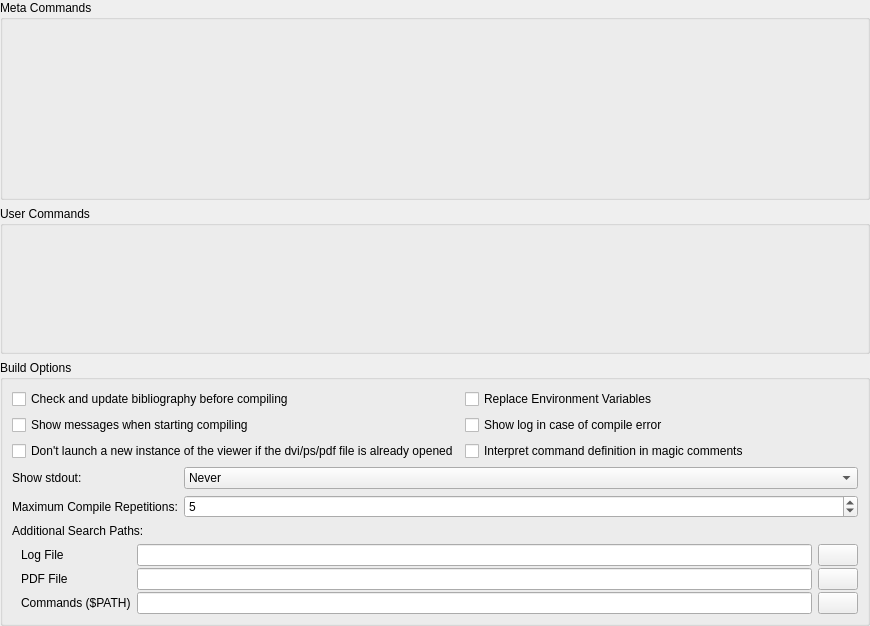
             <widget class="QWidget" name="scrollAreaBuildContents">
              <property name="geometry">
               <rect>
                <x>0</x>
                <y>0</y>
                <width>870</width>
                <height>626</height>
               </rect>
              </property>
              <layout class="QVBoxLayout" name="verticalLayout_17">
               <property name="leftMargin">
                <number>0</number>
               </property>
               <property name="topMargin">
                <number>0</number>
               </property>
               <property name="rightMargin">
                <number>0</number>
               </property>
               <property name="bottomMargin">
                <number>0</number>
               </property>
               <item>
                <widget class="QGroupBox" name="groupBoxMetaCommands">
                 <property name="sizePolicy">
                  <sizepolicy hsizetype="Preferred" vsizetype="Preferred">
                   <horstretch>0</horstretch>
                   <verstretch>0</verstretch>
                  </sizepolicy>
                 </property>
                 <property name="minimumSize">
                  <size>
                   <width>0</width>
                   <height>200</height>
                  </size>
                 </property>
                 <property name="baseSize">
                  <size>
                   <width>0</width>
                   <height>0</height>
                  </size>
                 </property>
                 <property name="title">
                  <string>Meta Commands</string>
                 </property>
                </widget>
               </item>
               <item>
                <widget class="QGroupBox" name="groupBoxUserCommands">
                 <property name="minimumSize">
                  <size>
                   <width>0</width>
                   <height>95</height>
                  </size>
                 </property>
                 <property name="title">
                  <string>User Commands</string>
                 </property>
                 <property name="alignment">
                  <set>Qt::AlignmentFlag::AlignLeading|Qt::AlignmentFlag::AlignLeft|Qt::AlignmentFlag::AlignTop</set>
                 </property>
                </widget>
               </item>
               <item>
                <widget class="QGroupBox" name="groupBoxBuildOptions">
                 <property name="title">
                  <string>Build Options</string>
                 </property>
                 <property name="advancedOption" stdset="0">
                  <bool>true</bool>
                 </property>
                 <layout class="QFormLayout" name="formLayout">
                  <property name="fieldGrowthPolicy">
                   <enum>QFormLayout::FieldGrowthPolicy::AllNonFixedFieldsGrow</enum>
                  </property>
                  <item row="0" column="0">
                   <widget class="QCheckBox" name="checkBoxRunAfterBibTeXChange">
                    <property name="toolTip">
                     <string>Runs txs:///recompile-bibliography, if bib-files were changed.</string>
                    </property>
                    <property name="text">
                     <string>Check and update bibliography before compiling</string>
                    </property>
                   </widget>
                  </item>
                  <item row="1" column="0">
                   <widget class="QCheckBox" name="checkBoxShowMessagesOnCompile">
                    <property name="text">
                     <string>Show messages when starting compiling</string>
                    </property>
                   </widget>
                  </item>
                  <item row="2" column="0">
                   <widget class="QCheckBox" name="checkBoxSingleInstanceViewer">
                    <property name="sizePolicy">
                     <sizepolicy hsizetype="Minimum" vsizetype="Fixed">
                      <horstretch>0</horstretch>
                      <verstretch>0</verstretch>
                     </sizepolicy>
                    </property>
                    <property name="minimumSize">
                     <size>
                      <width>0</width>
                      <height>0</height>
                     </size>
                    </property>
                    <property name="baseSize">
                     <size>
                      <width>600</width>
                      <height>0</height>
                     </size>
                    </property>
                    <property name="text">
                     <string>Don't launch a new instance of the viewer if the dvi/ps/pdf file is already opened</string>
                    </property>
                   </widget>
                  </item>
                  <item row="3" column="0" colspan="2">
                   <layout class="QGridLayout" columnstretch="0,1">
                    <item row="0" column="0">
                     <widget class="QLabel" name="label_37">
                      <property name="text">
                       <string>Show stdout:</string>
                      </property>
                     </widget>
                    </item>
                    <item row="0" column="1">
                     <widget class="QComboBox" name="comboBoxShowStdout">
                      <item>
                       <property name="text">
                        <string>Never</string>
                       </property>
                      </item>
                      <item>
                       <property name="text">
                        <string>Only For User Commands</string>
                       </property>
                      </item>
                      <item>
                       <property name="text">
                        <string>Always (If not redirected &gt; /dev/null)</string>
                       </property>
                      </item>
                     </widget>
                    </item>
                    <item row="1" column="0">
                     <widget class="QLabel" name="label_38">
                      <property name="toolTip">
                       <string>Some LaTeX constructs (e.g. references) need multiple compilation cycles until they are displayed correctly.</string>
                      </property>
                      <property name="text">
                       <string>Maximum Compile Repetitions:</string>
                      </property>
                     </widget>
                    </item>
                    <item row="1" column="1">
                     <widget class="QSpinBox" name="spinBoxRerunLatex">
                      <property name="value">
                       <number>5</number>
                      </property>
                     </widget>
                    </item>
                   </layout>
                  </item>
                  <item row="7" column="0" colspan="2">
                   <layout class="QGridLayout" name="gridLayout_1">
                    <property name="leftMargin">
                     <number>9</number>
                    </property>
                    <property name="topMargin">
                     <number>0</number>
                    </property>
                    <property name="rightMargin">
                     <number>0</number>
                    </property>
                    <property name="bottomMargin">
                     <number>0</number>
                    </property>
                    <property name="verticalSpacing">
                     <number>2</number>
                    </property>
                    <item row="1" column="1">
                     <widget class="QLineEdit" name="lineEditPathPDF"/>
                    </item>
                    <item row="2" column="1">
                     <widget class="QLineEdit" name="lineEditPathCommands"/>
                    </item>
                    <item row="1" column="2">
                     <widget class="QPushButton" name="pushButtonPathPdf">
                      <property name="sizePolicy">
                       <sizepolicy hsizetype="Maximum" vsizetype="Fixed">
                        <horstretch>0</horstretch>
                        <verstretch>0</verstretch>
                       </sizepolicy>
                      </property>
                      <property name="text">
                       <string/>
                      </property>
                      <property name="icon">
                       <iconset resource="../images.qrc">
                        <normaloff>:/images-ng/document-open.svgz</normaloff>:/images-ng/document-open.svgz</iconset>
                      </property>
                     </widget>
                    </item>
                    <item row="2" column="0">
                     <widget class="QLabel" name="label_59">
                      <property name="text">
                       <string>Commands ($PATH)</string>
                      </property>
                     </widget>
                    </item>
                    <item row="1" column="0">
                     <widget class="QLabel" name="label_58">
                      <property name="text">
                       <string>PDF File</string>
                      </property>
                     </widget>
                    </item>
                    <item row="0" column="1">
                     <widget class="QLineEdit" name="lineEditPathLog"/>
                    </item>
                    <item row="0" column="2">
                     <widget class="QPushButton" name="pushButtonPathLog">
                      <property name="sizePolicy">
                       <sizepolicy hsizetype="Maximum" vsizetype="Fixed">
                        <horstretch>0</horstretch>
                        <verstretch>0</verstretch>
                       </sizepolicy>
                      </property>
                      <property name="text">
                       <string/>
                      </property>
                      <property name="icon">
                       <iconset resource="../images.qrc">
                        <normaloff>:/images-ng/document-open.svgz</normaloff>:/images-ng/document-open.svgz</iconset>
                      </property>
                     </widget>
                    </item>
                    <item row="2" column="2">
                     <widget class="QPushButton" name="pushButtonPathCommands">
                      <property name="sizePolicy">
                       <sizepolicy hsizetype="Maximum" vsizetype="Fixed">
                        <horstretch>0</horstretch>
                        <verstretch>0</verstretch>
                       </sizepolicy>
                      </property>
                      <property name="text">
                       <string/>
                      </property>
                      <property name="icon">
                       <iconset resource="../images.qrc">
                        <normaloff>:/images-ng/document-open.svgz</normaloff>:/images-ng/document-open.svgz</iconset>
                      </property>
                     </widget>
                    </item>
                    <item row="0" column="0">
                     <widget class="QLabel" name="label_57">
                      <property name="text">
                       <string>Log File</string>
                      </property>
                     </widget>
                    </item>
                   </layout>
                  </item>
                  <item row="6" column="0" colspan="2">
                   <widget class="QLabel" name="label_68">
                    <property name="text">
                     <string>Additional Search Paths:</string>
                    </property>
                   </widget>
                  </item>
                  <item row="0" column="1">
                   <widget class="QCheckBox" name="checkBoxReplaceEnvironmentVariables">
                    <property name="toolTip">
                     <string>Replaces environment variables in commands. The behavior is OS-specific.

Windows:
Variables are written as: %MYVAR%. They are case-insensitive.

Linux, OS X:
Variables are written as: $MYVAR. They are case-sensitive.
</string>
                    </property>
                    <property name="text">
                     <string>Replace Environment Variables</string>
                    </property>
                   </widget>
                  </item>
                  <item row="1" column="1">
                   <widget class="QCheckBox" name="checkBoxShowLogInCaseOfCompileError">
                    <property name="text">
                     <string>Show log in case of compile error</string>
                    </property>
                   </widget>
                  </item>
                  <item row="2" column="1">
                   <widget class="QCheckBox" name="checkBoxInterpetCommandDefinitionInMagicComment">
                    <property name="toolTip">
                     <string>This allows redefining commands using comments of style &lt;code&gt;%&amp;nbsp;!TeX&amp;nbsp;program&lt;/code&gt;, &lt;code&gt;%&amp;nbsp;!TeX&amp;nbsp;TS-program&lt;/code&gt; and &lt;code&gt;%&amp;nbsp;!TeX&amp;nbsp;TXS-program&lt;/code&gt;. For details see the manual.</string>
                    </property>
                    <property name="text">
                     <string>Interpret command definition in magic comments</string>
                    </property>
                   </widget>
                  </item>
                 </layout>
                </widget>
               </item>
              </layout>
             </widget>
